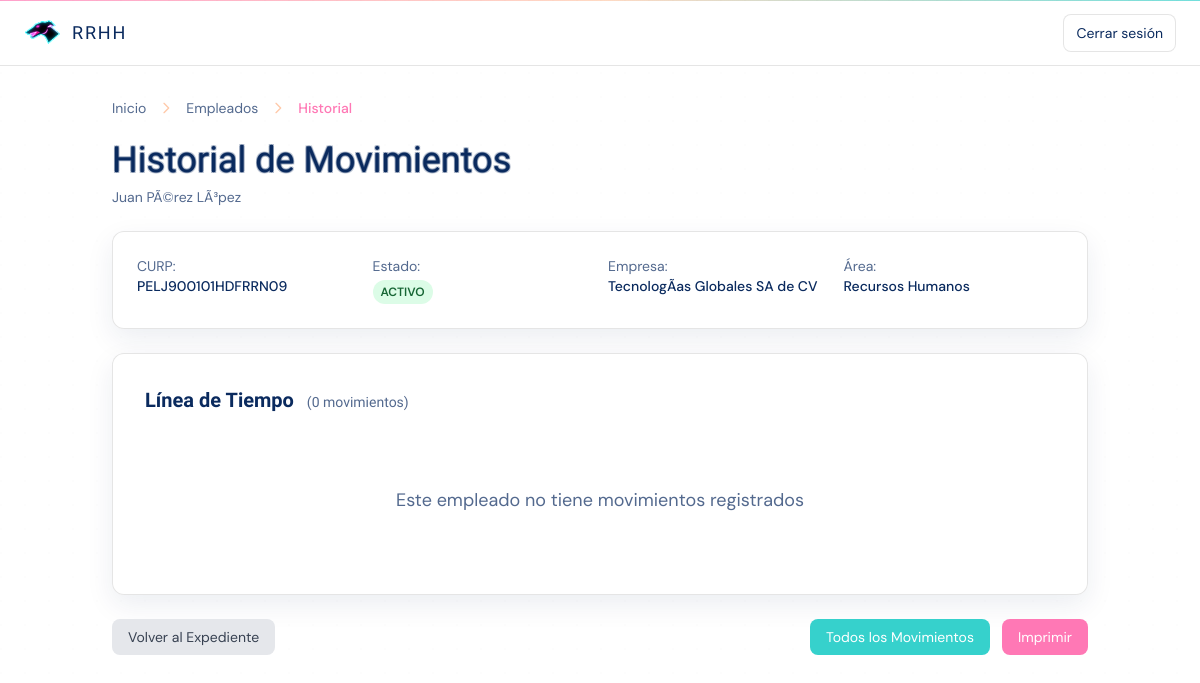
The page /index.php?controller=movimiento&action=historial&id_empleado=1 (signed in) on the database as committed earlier.
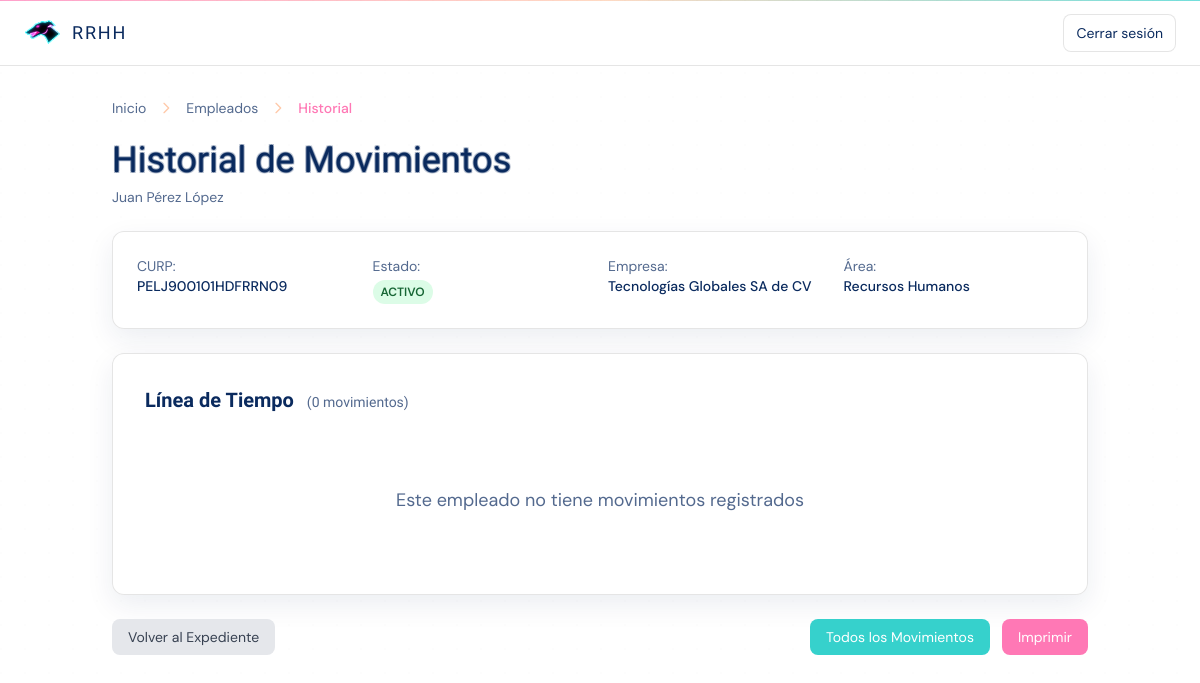
The same page on the database as committed later.
### tables this page shows
CREATE TABLE `empleados` (
  `id_empleado` int(11) NOT NULL COMMENT 'Identificador del empleado',
  `id_usuario` int(11) DEFAULT NULL COMMENT 'Usuario del sistema (si aplica)',
  `id_puesto` int(11) NOT NULL COMMENT 'Puesto actual',
  `id_turno` int(11) DEFAULT NULL COMMENT 'Turno asignado',
  `id_ubicacion` int(11) DEFAULT NULL COMMENT 'Ubicación de trabajo',
  `nombre` varchar(120) NOT NULL COMMENT 'Nombre completo',
  `curp` varchar(18) DEFAULT NULL COMMENT 'CURP (si aplica)',
  `rfc` varchar(13) DEFAULT NULL COMMENT 'RFC (si aplica)',
  `nss` varchar(15) DEFAULT NULL COMMENT 'Número de seguro social',
  `fecha_nacimiento` date DEFAULT NULL COMMENT 'Fecha de nacimiento',
  `genero` enum('M','F','OTRO') NOT NULL DEFAULT 'OTRO' COMMENT 'Género',
  `estado_civil` varchar(20) DEFAULT NULL COMMENT 'Estado civil',
  `direccion` text DEFAULT NULL COMMENT 'Domicilio particular',
  `telefono` varchar(20) DEFAULT NULL COMMENT 'Teléfono de contacto',
  `correo` varchar(120) DEFAULT NULL COMMENT 'Correo personal',
  `fecha_ingreso` date NOT NULL COMMENT 'Fecha de ingreso',
  `fecha_baja` date DEFAULT NULL COMMENT 'Fecha de baja (si aplica)',
  `estado` enum('ACTIVO','BAJA') NOT NULL DEFAULT 'ACTIVO' COMMENT 'Estado laboral',
  `jefe_inmediato` int(11) DEFAULT NULL COMMENT 'ID del jefe inmediato'
);

CREATE TABLE `empresas` (
  `id_empresa` int(11) NOT NULL COMMENT 'Identificador de la empresa',
  `nombre` varchar(120) NOT NULL COMMENT 'Nombre legal/comercial',
  `rfc` varchar(20) DEFAULT NULL COMMENT 'Registro fiscal',
  `correo_contacto` varchar(120) DEFAULT NULL COMMENT 'Correo de contacto',
  `telefono` varchar(20) DEFAULT NULL COMMENT 'Teléfono principal',
  `direccion` text DEFAULT NULL COMMENT 'Domicilio completo',
  `activa` tinyint(1) NOT NULL DEFAULT 1 COMMENT 'Empresa activa'
);

CREATE TABLE `areas` (
  `id_area` int(11) NOT NULL COMMENT 'Identificador del área/departamento',
  `id_empresa` int(11) NOT NULL COMMENT 'Empresa dueña del área',
  `id_area_padre` int(11) DEFAULT NULL COMMENT 'Área padre para jerarquía (autorreferencia)',
  `nombre_area` varchar(100) NOT NULL COMMENT 'Nombre del área',
  `descripcion` varchar(200) DEFAULT NULL COMMENT 'Descripción del área',
  `activa` tinyint(1) NOT NULL DEFAULT 1 COMMENT 'Área activa'
);

### app/controllers/MovimientoController.php (called while the page is built, shortened)
<?php
require_once __DIR__ . '/../models/Movimiento.php';
require_once __DIR__ . '/../models/Empleado.php';
class MovimientoController
{
    public function historial(): void
    {
        $idEmpleado = (int) ($_GET['id_empleado'] ?? 0);
        $empleado = Empleado::findById($idEmpleado);
        $movimientos = Movimiento::historialEmpleado($idEmpleado);
        require __DIR__ . '/../../public/views/empleados/movimientos/historial.php';
    }
}

### config/paths.php (called while the page is built, shortened)
<?php
function url(string $path = ''): string {
    $path = '/' . ltrim($path, '/');
    return BASE_URL === '/' ? $path : BASE_URL . $path;
}
function asset(string $path): string {
    return url('assets/' . ltrim($path, '/'));
}

### app/models/empleado.php (called while the page is built, shortened)
<?php
require_once __DIR__ . '/../../config/db.php';
class Empleado
{
    public static function findById(int $idEmpleado): ?array
    {
        global $pdo;
        $sql = "SELECT
                    e.*,
                    p.nombre_puesto,
                    a.nombre_area,
                    a.id_area,
                    emp.nombre   AS empresa_nombre,
                    emp.id_empresa,
                    u.nombre     AS ubicacion_nombre,
                    t.nombre_turno AS turno_nombre
                FROM empleados e
                INNER JOIN puestos     p   ON p.id_puesto    = e.id_puesto
                INNER JOIN areas       a   ON a.id_area      = p.id_area
                INNER JOIN empresas    emp ON emp.id_empresa = a.id_empresa
                LEFT  JOIN ubicaciones u   ON u.id_ubicacion = e.id_ubicacion
                LEFT  JOIN turnos      t   ON t.id_turno     = e.id_turno
                WHERE e.id_empleado = :id";
        $st = $pdo->prepare($sql);
        $st->bindValue(':id', $idEmpleado, \PDO::PARAM_INT);
        $st->execute();
        $row = $st->fetch(\PDO::FETCH_ASSOC);
        return $row ?: null;
    }
}

### app/models/Movimiento.php (called while the page is built, shortened)
<?php
require_once __DIR__ . '/../../config/db.php';
class Movimiento
{
    public static function historialEmpleado(int $idEmpleado): array
    {
        global $pdo;
        $sql = "
            SELECT
                m.*,
                u.username AS usuario_registro
            FROM movimientos m
            LEFT JOIN usuarios u ON m.autorizado_por = u.id_usuario
            WHERE m.id_empleado = :id_empleado
            ORDER BY m.fecha_movimiento DESC, m.fecha_registro DESC
        ";
        $stmt = $pdo->prepare($sql);
        $stmt->execute([':id_empleado' => $idEmpleado]);
        return $stmt->fetchAll(PDO::FETCH_ASSOC);
    }
}

### public/views/empleados/movimientos/historial.php (the view, shortened to what the changed rows need)
<?php
require_once __DIR__ . '/../../../../config/paths.php';
?>
<!doctype html>
<html lang="es">
<head>
    <script src="https://cdn.tailwindcss.com"></script>
    <link rel="stylesheet" href="<?= asset('css/vice.css') ?>">
</head>
<body class="min-h-screen bg-white text-vc-ink font-sans relative">
    <header class="sticky top-0 z-30 border-b border-black/10 bg-white/80 backdrop-blur">
        <div class="mx-auto max-w-7xl px-4 sm:px-6 h-16 flex items-center">
            <a href="<?= url('index.php') ?>" class="flex items-center gap-3">
                <img src="<?= asset('img/galgovc.png') ?>" alt="RRHH" class="h-9 w-auto">
                <div class="font-display text-lg tracking-widest uppercase text-vc-ink">RRHH</div>
            </a>
            <div class="ml-auto flex items-center gap-3 text-sm text-muted-ink">
                <a href="<?= url('logout.php') ?>" class="rounded-lg border border-black/10 bg-white px-3 py-2 text-sm hover:bg-vc-pink/10 text-vc-ink">Cerrar sesión</a>
            </div>
        </div>
    </header>
    <main class="mx-auto max-w-5xl px-4 sm:px-6 py-8 relative">
        <div class="mb-5">
            <nav class="flex items-center gap-3 text-sm">
                <a href="<?= url('index.php') ?>" class="text-muted-ink hover:text-vc-ink transition">Inicio</a>
                <svg class="w-4 h-4 text-vc-peach" fill="none" stroke="currentColor" viewBox="0 0 24 24"><path stroke-linecap="round" stroke-linejoin="round" stroke-width="2" d="M9 5l7 7-7 7" /></svg>
                <a href="<?= url('index.php?controller=empleado&action=index') ?>" class="text-muted-ink hover:text-vc-ink transition">Empleados</a>
                <svg class="w-4 h-4 text-vc-peach" fill="none" stroke="currentColor" viewBox="0 0 24 24"><path stroke-linecap="round" stroke-linejoin="round" stroke-width="2" d="M9 5l7 7-7 7" /></svg>
                <span class="font-medium text-vc-pink">Historial</span>
            </nav>
        </div>
        <div class="mb-6">
            <h1 class="vice-title text-[36px] leading-tight text-vc-ink">Historial de Movimientos</h1>
            <p class="mt-1 text-sm text-muted-ink"><?= htmlspecialchars($empleado['nombre'], ENT_QUOTES, 'UTF-8') ?></p>
        </div>
        <div class="rounded-xl border border-black/10 bg-white/90 p-6 shadow-soft mb-6">
            <div class="grid grid-cols-2 md:grid-cols-4 gap-4 text-sm">
                <div>
                    <span class="text-muted-ink">CURP:</span>
                    <p class="font-medium text-vc-ink"><?= htmlspecialchars($empleado['curp'], ENT_QUOTES, 'UTF-8') ?></p>
                </div>
                <div>
                    <span class="text-muted-ink">Estado:</span>
                    <?php
                    $estadoBadge = $empleado['estado'] === 'ACTIVO' ? 'bg-green-100 text-green-800' : 'bg-red-100 text-red-800';
                    ?>
                    <p class="mt-1">
                        <span class="inline-block px-2 py-1 text-xs font-semibold rounded-full <?= $estadoBadge ?>">
                            <?= htmlspecialchars($empleado['estado'], ENT_QUOTES, 'UTF-8') ?>
                        </span>
                    </p>
                </div>
                <div>
                    <span class="text-muted-ink">Empresa:</span>
                    <p class="font-medium text-vc-ink"><?= htmlspecialchars($empleado['empresa_nombre'] ?? 'N/A', ENT_QUOTES, 'UTF-8') ?></p>
                </div>
                <div>
                    <span class="text-muted-ink">Área:</span>
                    <p class="font-medium text-vc-ink"><?= htmlspecialchars($empleado['nombre_area'] ?? 'N/A', ENT_QUOTES, 'UTF-8') ?></p>
                </div>
            </div>
        </div>
        <div class="rounded-xl border border-black/10 bg-white/90 p-8 shadow-soft">
            <h2 class="text-xl font-display font-bold text-vc-ink mb-6">
                Línea de Tiempo
                <span class="text-sm font-normal text-muted-ink ml-2">(<?= count($movimientos) ?> movimientos)</span>
            </h2>
            <?php if (count($movimientos) > 0): ?>
                <div class="relative">
                    <div class="absolute left-8 top-0 bottom-0 w-0.5 bg-gray-200"></div>
                    <div class="space-y-6">
                        <?php foreach ($movimientos as $mov): ?>
                            <div class="relative pl-20">
                                <?php
                                $dotColor = match ($mov['tipo_movimiento']) {
                                    'BAJA' => 'bg-red-500',
                                    'CAMBIO_AREA' => 'bg-blue-500',
                                    'CAMBIO_PUESTO' => 'bg-purple-500',
                                    'CAMBIO_JEFE' => 'bg-yellow-500',
                                    default => 'bg-gray-500'
                                };
                                ?>
                                <div class="absolute left-6 top-3 w-5 h-5 rounded-full border-4 border-white <?= $dotColor ?> z-10"></div>
                                <div class="absolute left-0 top-1 text-right" style="width: 60px;">
                                    <div class="text-xs font-medium text-vc-ink">
                                        <?= date('d/m/Y', strtotime($mov['fecha_movimiento'])) ?>
                                    </div>
                                    <div class="text-xs text-muted-ink">
                                        <?= date('H:i', strtotime($mov['fecha_registro'])) ?>
                                    </div>
                                </div>
                                <div class="bg-slate-50 rounded-lg p-4 hover:shadow-md transition">
                                    <div class="flex items-start justify-between mb-2">
                                        <?php
                                        $badgeClass = match ($mov['tipo_movimiento']) {
                                            'BAJA' => 'bg-red-100 text-red-800',
                                            'CAMBIO_AREA' => 'bg-blue-100 text-blue-800',
                                            'CAMBIO_PUESTO' => 'bg-purple-100 text-purple-800',
                                            'CAMBIO_JEFE' => 'bg-yellow-100 text-yellow-800',
                                            default => 'bg-gray-100 text-gray-800'
                                        };
                                        $tipoNombre = Movimiento::tiposMovimiento()[$mov['tipo_movimiento']] ?? $mov['tipo_movimiento'];
                                        ?>
                                        <span class="px-2 py-1 text-xs font-semibold rounded-full <?= $badgeClass ?>">
                                            <?= htmlspecialchars($tipoNombre, ENT_QUOTES, 'UTF-8') ?>
                                        </span>
                                        <a href="?controller=movimiento&action=ver&id=<?= $mov['id_movimiento'] ?>"
                                            class="text-xs text-vc-teal hover:underline">
                                            Ver detalle →
                                        </a>
                                    </div>
                                    <p class="text-sm font-medium text-vc-ink mb-2">
                                        <?= htmlspecialchars($mov['motivo'], ENT_QUOTES, 'UTF-8') ?>
                                    </p>
                                    <?php if (!empty($mov['valor_anterior']) || !empty($mov['valor_nuevo'])): ?>
                                        <div class="flex items-center space-x-2 text-xs text-muted-ink">
                                            <span class="bg-white px-2 py-1 rounded">
                                                <?= htmlspecialchars($mov['valor_anterior'] ?? 'N/A', ENT_QUOTES, 'UTF-8') ?>
                                            </span>
                                            <span>→</span>
                                            <span class="bg-vc-teal bg-opacity-20 px-2 py-1 rounded font-medium">
                                                <?= htmlspecialchars($mov['valor_nuevo'] ?? 'N/A', ENT_QUOTES, 'UTF-8') ?>
                                            </span>
                                        </div>
                                    <?php endif; ?>
                                    <?php if (!empty($mov['observaciones'])): ?>
                                        <p class="text-xs text-muted-ink mt-2 italic">
                                            <?= htmlspecialchars($mov['observaciones'], ENT_QUOTES, 'UTF-8') ?>
                                        </p>
                                    <?php endif; ?>
                                    <div class="text-xs text-muted-ink mt-2">
                                        Autorizado por: <?= htmlspecialchars($mov['usuario_registro'] ?? 'N/A', ENT_QUOTES, 'UTF-8') ?>
                                    </div>
                                </div>
                            </div>
                        <?php endforeach; ?>
                    </div>
                </div>
            <?php else: ?>
                <div class="text-center py-12">
                    <p class="text-muted-ink text-lg">Este empleado no tiene movimientos registrados</p>
                </div>
            <?php endif; ?>
        </div>
        <div class="mt-6 flex justify-between">
            <a href="<?= url('index.php?controller=empleado&action=show&id=' . $empleado['id_empleado']) ?>"
                class="px-4 py-2 bg-gray-200 text-gray-700 rounded-lg hover:bg-gray-300 transition text-sm">
                Volver al Expediente
            </a>
            <div class="flex space-x-3">
                <a href="<?= url('index.php?controller=movimiento&action=listado') ?>"
                    class="px-4 py-2 bg-vc-teal text-white rounded-lg hover:bg-opacity-90 transition text-sm">
                    Todos los Movimientos
                </a>
                <button onclick="window.print()"
                    class="px-4 py-2 bg-vc-pink text-white rounded-lg hover:bg-opacity-90 transition text-sm">
                    Imprimir
                </button>
            </div>
        </div>
    </main>
</body>
</html>

Rows that differ between the two databases and show on the page:
changed empleados "PELJ900101HDFRRN09": nombre "Juan PÃ©rez LÃ³pez" → "Juan Pérez López"; empresas.nombre "TecnologÃ­as Globales SA de CV" → "Tecnologías Globales SA de CV"
